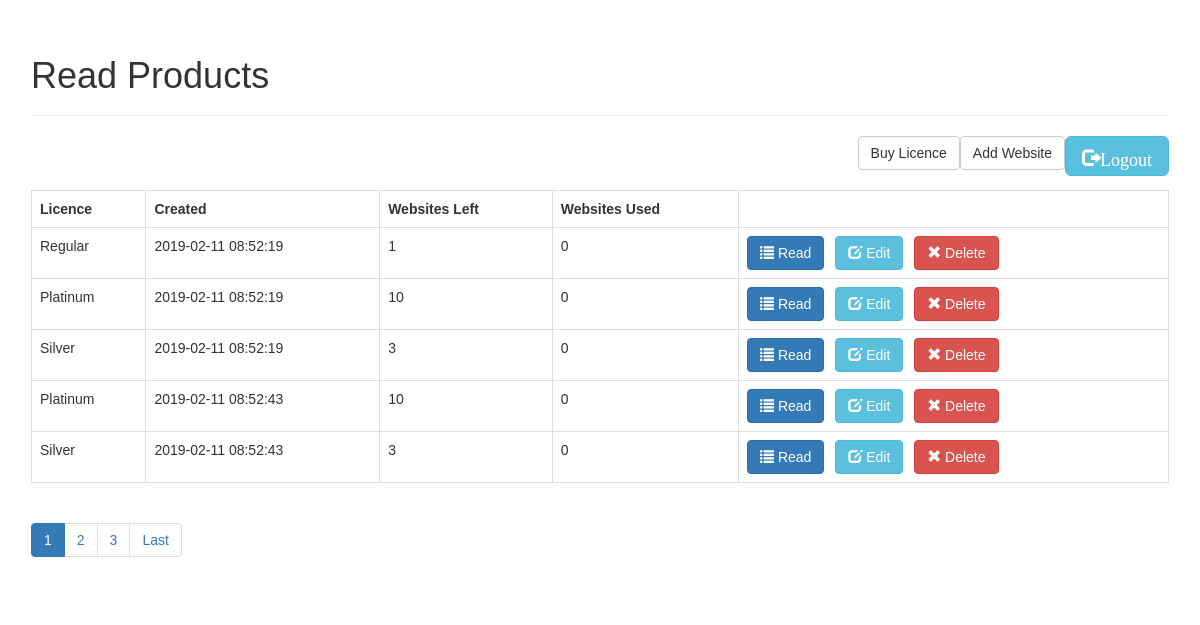
Page /index.php (signed in) on the committed database.
### tables this page shows
CREATE TABLE `records` (
  `id` int(11) NOT NULL,
  `customer_id` varchar(256) NOT NULL,
  `licence_id` int(11) NOT NULL,
  `created` datetime NOT NULL
);

CREATE TABLE `licence` (
  `id` int(11) NOT NULL,
  `name` varchar(256) NOT NULL,
  `price` int(11) NOT NULL,
  `website_allowance` int(11) NOT NULL
);

### objects/records.php (called while the page is built, shortened)
<?php
class Records{
    private $conn;
    private $table_name = "records";
    public $customer;
    public function __construct($db){
        $this->conn = $db;
    }
    function readAll($from_record_num, $records_per_page){
        $query = "SELECT
                    id, customer_id, created, licence_id
                FROM
                    " . $this->table_name . " WHERE customer_id=?
                ORDER BY
                    created ASC
                LIMIT
                    {$from_record_num}, {$records_per_page}";
        $stmt = $this->conn->prepare( $query );
        $stmt->bindParam(1, $this->customer);
        $stmt->execute();
        return $stmt;
    }
    public function countAll(){
        $query = "SELECT id FROM " . $this->table_name . "";
        $stmt = $this->conn->prepare( $query );
        $stmt->execute();
        $num = $stmt->rowCount();
        return $num;
    }
}
?>

### objects/licence.php (called while the page is built, shortened)
<?php
class Licence{
    private $conn;
    private $table_name = "licence";
    public $id;
    public function __construct($db){
        $this->conn = $db;
    }
     function readOne(){
    $query = "SELECT website_allowance, name FROM  " . $this->table_name . " WHERE id=?";
    $stmt = $this->conn->prepare( $query );
    $stmt->bindParam(1, $this->id);
    $stmt->execute();
    $row = $stmt->fetch(PDO::FETCH_ASSOC);
    $this->name = $row['name'];
    $this->website_allowance = $row['website_allowance'];
     return $this;
    }
}
?>

### objects/website.php (called while the page is built, shortened)
<?php
class Website{
    private $conn;
    private $table_name = "website";
    public $owner;
    public $licence;
    public function __construct($db){
        $this->conn = $db;
    }
    function readByUserIDandLicence(){
        $query = "SELECT id, customer_id, licence_id  FROM  " . $this->table_name . " WHERE customer_id=? and licence_id=?";
        $stmt = $this->conn->prepare( $query );
        $stmt->bindParam(1, $this->owner);
        $stmt->bindParam(2, $this->licence);
        $stmt->execute();
        return $stmt;
    }
    public function countLicenceUsage(){
        $stmt = $this->readByUserIDandLicence();
        $num = $stmt->rowCount();
        return $num;
    }
}
?>

### index.php (the view, shortened to what this page needs)
<?php
$page = isset($_GET['page']) ? $_GET['page'] : 1;
$records_per_page = 5;
$from_record_num = ($records_per_page * $page) - $records_per_page;
include_once 'objects/records.php';
include_once 'objects/licence.php';
include_once 'objects/website.php';
$database = new Database();
$db = $database->getConnection();
$records = new Records($db);
$licence= new Licence($db);
$records->customer=$_SESSION['uid'];
$websites= new Website($db);
$websites->owner=$_SESSION['uid'];
$stmt = $records->readAll($from_record_num, $records_per_page);
$num = $stmt->rowCount();
$page_title = "Read Products";
include_once "layout_header.php";
if($num>0){
    echo "<table class='table table-hover table-responsive table-bordered'>";
        echo "<tr>";
            echo "<th>Licence</th>";
            echo "<th>Created</th>";
            echo "<th>Websites Left</th>";
            echo "<th>Websites Used</th>";
        echo "</tr>";
        while ($row = $stmt->fetch(PDO::FETCH_ASSOC)){
            extract($row);
            $licence->id = $licence_id;
            $licence->readOne();
            $websites->licence=$licence->id;
            $res=$licence->website_allowance-$websites->countLicenceUsage();
            echo "<tr>";
                echo "<td>{$licence->name}</td>";
                echo "<td>{$created}</td>";
                echo "<td>{$res}</td>";
                echo "<td>{$websites->countLicenceUsage()}</td>";
                echo "<td>";
				echo "<a href='read_one.php?id={$id}' class='btn btn-primary left-margin'>
				    <span class='glyphicon glyphicon-list'></span> Read
				</a>
				<a href='update_record.php?id={$id}' class='btn btn-info left-margin'>
				    <span class='glyphicon glyphicon-edit'></span> Edit
				</a>
				<a delete-id='{$id}' class='btn btn-danger delete-object'>
				    <span class='glyphicon glyphicon-remove'></span> Delete
				</a>";
				                echo "</td>";
				            echo "</tr>";
				        }
				    echo "</table>";
$page_url = "index.php?";
$total_rows = $records->countAll();
include_once 'paging.php';
}
else{
    echo "<div class='alert alert-info'>No products found. {$from_record_num} {$records_per_page}{$num}</div>";
}
include_once "layout_footer.php";
?>

### layout_header.php (shortened to what this page needs)
<!DOCTYPE html>
<html lang="en">
<head>
    <link rel="stylesheet" href="https://maxcdn.bootstrapcdn.com/bootstrap/3.3.7/css/bootstrap.min.css" />
    <link rel="stylesheet" href="libs/css/custom.css" />
</head>
<body>
    <div class="container">
        <?php
        echo "<div class='page-header'>
                <h1>{$page_title}</h1>
            </div>";
        echo "<div class='right-button-margin'>";
        if(isset($_SESSION['uid'])){
            echo "<a href='logout.php.php' class='btn btn-info btn-lg pull-right'> <span class='glyphicon glyphicon-log-out pull-right'>Logout</span></a>";
            echo "<a href='create_website.php' class='btn btn-default pull-right'>Add Website</a>";
            echo "<a href='create_licence.php' class='btn btn-default pull-right'>Buy Licence</a>";
        }
        echo "</div>";
        ?>

### paging.php (shortened to what this page needs)
<?php
echo "<ul class='pagination'>";
$total_pages = ceil($total_rows / $records_per_page);
$range = 2;
$initial_num = $page - $range;
$condition_limit_num = ($page + $range)  + 1;
for ($x=$initial_num; $x<$condition_limit_num; $x++) {
    if (($x > 0) && ($x <= $total_pages)) {
        if ($x == $page) {
            echo "<li class='active'><a href=\"#\">$x <span class=\"sr-only\">(current)</span></a></li>";
        }
        else {
            echo "<li><a href='{$page_url}page=$x'>$x</a></li>";
        }
    }
}
if($page<$total_pages){
    echo "<li><a href='" .$page_url. "page={$total_pages}' title='Last page is {$total_pages}.'>";
        echo "Last";
    echo "</a></li>";
}
echo "</ul>";
?>

### layout_footer.php (shortened to what this page needs)
    </div>
</body>
</html>

### libs/css/custom.css (style rules this page uses)
.left-margin { margin:0 .5em 0 0; }
.right-button-margin { margin: 0 0 1em 0; overflow: hidden; }
body { font-family: Arial, Helvetica, sans-serif; }
.container { padding: 16px; }

### rows in the picture
records: licence.name "Regular", created "2019-02-11 08:52:19", res "1", countLicenceUsage "0"
records: licence.name "Platinum", created "2019-02-11 08:52:19", res "10", countLicenceUsage "0"
records: licence.name "Silver", created "2019-02-11 08:52:19", res "3", countLicenceUsage "0"
records: licence.name "Platinum", created "2019-02-11 08:52:43", res "10", countLicenceUsage "0"
records: licence.name "Silver", created "2019-02-11 08:52:43", res "3", countLicenceUsage "0"

### other values in the picture
$page_title "Read Products"
